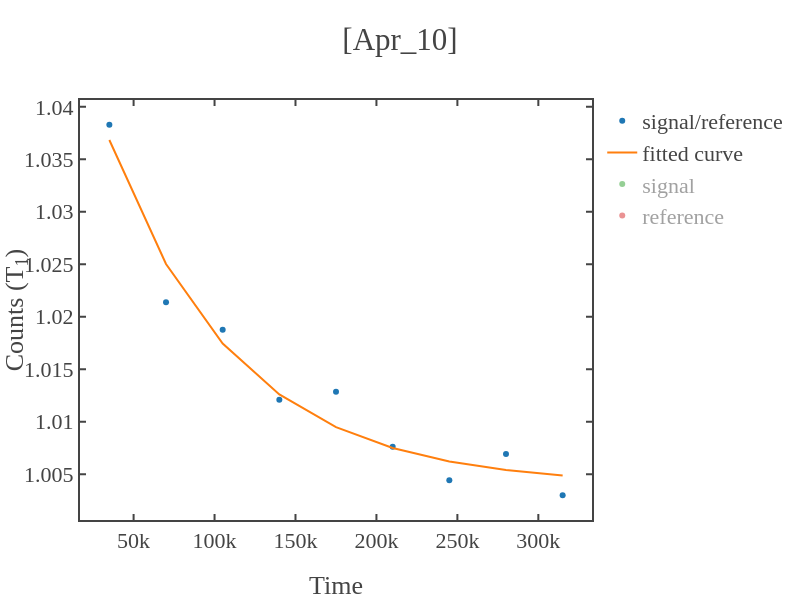

Notebook code cell kept with this figure:
### Code cell
x=time_axis[1:]
y=signal_photon[1:]

x_fit,y_fit,coefficient,error_bars = fit_func(x,y,fit_range=False,func='exp',guess_params=np.array([0.7,1,0.5e6]))

fig1 = simple_plot(x,y,show=False,x_name = "Time",y_name = "Counts (T<sub>1</sub>)",mode='markers',title=f'{date}',curve_name='signal/reference')
fig2 = simple_plot(x_fit,y_fit,show=False,x_name = "Time",y_name = "Counts (T<sub>1</sub>)",mode='lines',title=f'{date}',curve_name='fitted curve')
fig3 = simple_plot(x,signal_samples[1:],show=False,x_name = "Time",y_name = "Counts (T<sub>1</sub>)",mode='markers',title=f'{date}',curve_name='signal')
fig4 = simple_plot(x,reference_samples[1:],show=False,x_name = "Time",y_name = "Counts (T<sub>1</sub>)",mode='markers',title=f'{date}',curve_name='reference')

add_figures([fig1,fig2,fig3,fig4],show=True,x_name = "Time",y_name = "Counts (T<sub>1</sub>)",title=f'[{date}]')

### Figure 1 — Plotly figure (JSON) as saved in the notebook; plotly's stock layout.template omitted (floating-point values rounded to 4 significant figures)
{"data": [{"mode": "markers", "name": "signal/reference", "showlegend": true, "type": "scatter", "x": [35020, 70020, 105020, 140020, 175020, 210020, 245020, 280020, 315020], "y": [1.038, 1.021, 1.019, 1.012, 1.013, 1.008, 1.004, 1.007, 1.003]}, {"mode": "lines", "name": "fitted curve", "showlegend": true, "type": "scatter", "x": [35020, 70020, 105020, 140020, 175020, 210020, 245020, 280020, 315020], "y": [1.037, 1.025, 1.017, 1.013, 1.009, 1.007, 1.006, 1.005, 1.005]}, {"mode": "markers", "name": "signal", "showlegend": true, "type": "scatter", "visible": "legendonly", "x": [35020, 70020, 105020, 140020, 175020, 210020, 245020, 280020, 315020], "y": [7.576, 7.559, 7.611, 7.606, 7.612, 7.572, 7.571, 7.588, 7.578]}, {"mode": "markers", "name": "reference", "showlegend": true, "type": "scatter", "visible": "legendonly", "x": [35020, 70020, 105020, 140020, 175020, 210020, 245020, 280020, 315020], "y": [7.296, 7.401, 7.47, 7.516, 7.515, 7.515, 7.537, 7.535, 7.555]}], "layout": {"height": 600, "title": {"text": "[Apr_10]"}, "width": 800, "xaxis": {"autorange": true, "range": [16890.0, 333100.0], "title": {"text": "Time"}, "type": "linear"}, "yaxis": {"autorange": true, "range": [1.001, 1.041], "title": {"text": "Counts (T<sub>1</sub>)"}, "type": "linear"}}}
